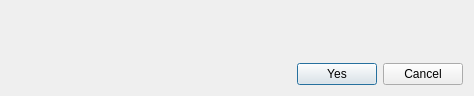
<?xml version="1.0" encoding="UTF-8"?>
<ui version="4.0">
 <class>ConfirmSendDialog</class>
 <widget class="QDialog" name="ConfirmSendDialog">
  <property name="windowModality">
   <enum>Qt::ApplicationModal</enum>
  </property>
  <property name="geometry">
   <rect>
    <x>0</x>
    <y>0</y>
    <width>474</width>
    <height>96</height>
   </rect>
  </property>
  <property name="windowTitle">
   <string>Confirm sending</string>
  </property>
  <layout class="QVBoxLayout" name="verticalLayout">
   <item>
    <layout class="QVBoxLayout" name="verticalLayout_2">
     <item>
      <widget class="QLabel" name="m_confirmLabel">
       <property name="text">
        <string/>
       </property>
       <property name="textFormat">
        <enum>Qt::RichText</enum>
       </property>
      </widget>
     </item>
    </layout>
   </item>
   <item>
    <spacer name="verticalSpacer">
     <property name="orientation">
      <enum>Qt::Vertical</enum>
     </property>
     <property name="sizeHint" stdset="0">
      <size>
       <width>20</width>
       <height>40</height>
      </size>
     </property>
    </spacer>
   </item>
   <item>
    <layout class="QHBoxLayout" name="horizontalLayout_2">
     <item>
      <spacer name="horizontalSpacer">
       <property name="orientation">
        <enum>Qt::Horizontal</enum>
       </property>
       <property name="sizeHint" stdset="0">
        <size>
         <width>40</width>
         <height>20</height>
        </size>
       </property>
      </spacer>
     </item>
     <item>
      <widget class="QPushButton" name="m_okButton">
       <property name="text">
        <string>Yes</string>
       </property>
       <property name="icon">
        <iconset resource="../../resources.qrc">
         <normaloff>:/icons/check</normaloff>:/icons/check</iconset>
       </property>
      </widget>
     </item>
     <item>
      <widget class="QPushButton" name="m_cancelButton">
       <property name="text">
        <string>Cancel</string>
       </property>
       <property name="icon">
        <iconset resource="../../resources.qrc">
         <normaloff>:/icons/cancel</normaloff>:/icons/cancel</iconset>
       </property>
      </widget>
     </item>
    </layout>
   </item>
  </layout>
 </widget>
 <resources>
  <include location="../../resources.qrc"/>
 </resources>
 <connections>
  <connection>
   <sender>m_okButton</sender>
   <signal>clicked()</signal>
   <receiver>ConfirmSendDialog</receiver>
   <slot>accept()</slot>
   <hints>
    <hint type="sourcelabel">
     <x>500</x>
     <y>62</y>
    </hint>
    <hint type="destinationlabel">
     <x>276</x>
     <y>44</y>
    </hint>
   </hints>
  </connection>
  <connection>
   <sender>m_cancelButton</sender>
   <signal>clicked()</signal>
   <receiver>ConfirmSendDialog</receiver>
   <slot>reject()</slot>
   <hints>
    <hint type="sourcelabel">
     <x>417</x>
     <y>62</y>
    </hint>
    <hint type="destinationlabel">
     <x>276</x>
     <y>44</y>
    </hint>
   </hints>
  </connection>
 </connections>
</ui>
